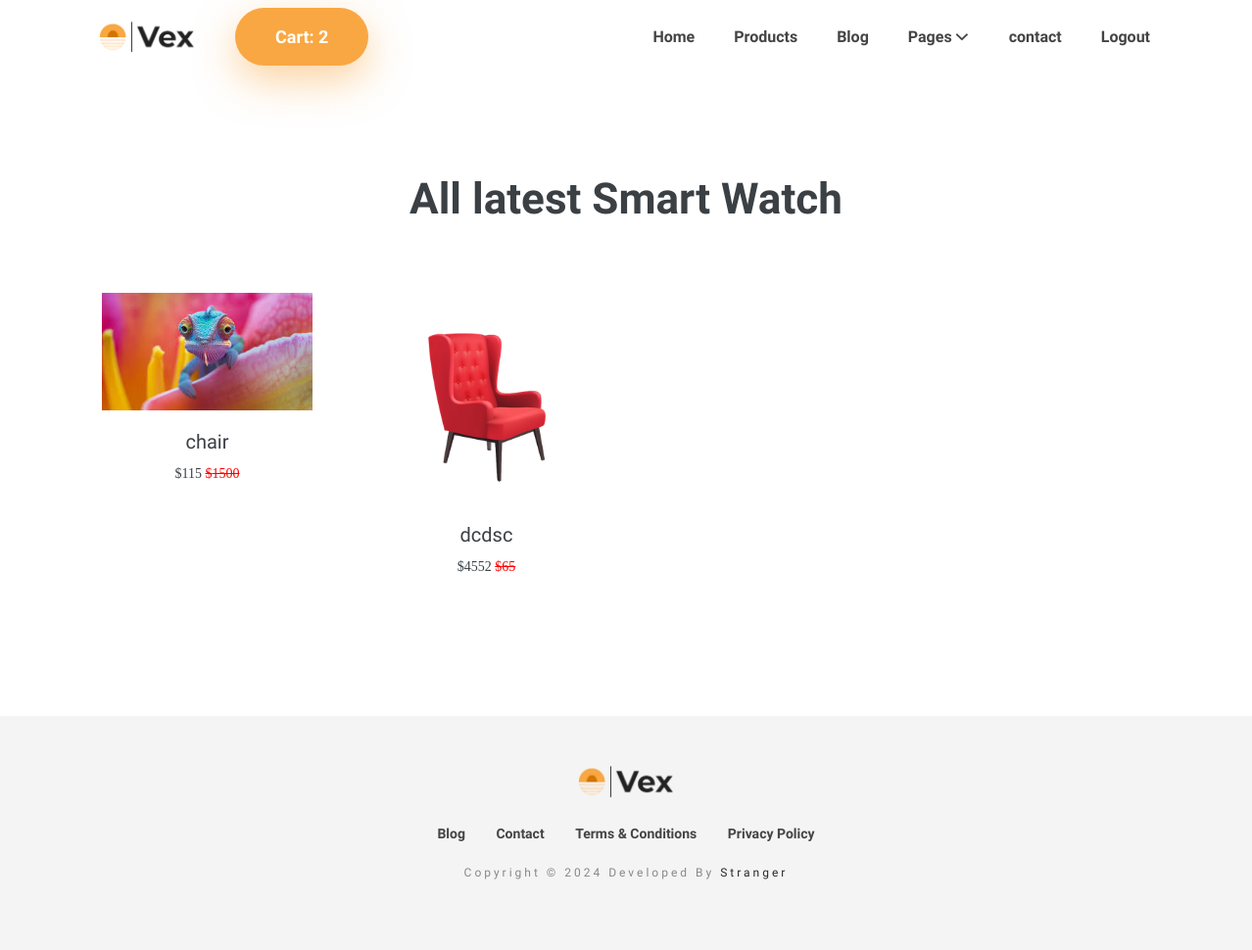
/products (signed in), run on the app's committed database.
### shop/models.py (models this page shows, shortened)
class Products(models.Model):
    name = models.CharField(max_length=550)
    desp = models.TextField()
    orgianal_price = models.IntegerField()
    discount_price = models.IntegerField()
    id = models.CharField(max_length=50,default=uuid.uuid4,primary_key=True,editable=False)
    colors = models.ManyToManyField("shop.Colors")
    size = MultiSelectField(choices=SizeChoice,max_length=255,default=SizeChoice.medium)
    image1 = models.ImageField(upload_to="product_images/",default="watch.png")
    image2 = models.ImageField(upload_to="product_images/",null=True,blank=True)
    image3 = models.ImageField(upload_to="product_images/",null=True,blank=True)
    image4 = models.ImageField(upload_to="product_images/",null=True,blank=True)

### shop/views.py (the view)
# urls.py: path("products",views.products,name="products"),
def products(request):
    cart_items = Cart.objects.filter(user=request.user)
    total_item = 0
    for product in cart_items:
        total_item += product.quantity
    all_products = Products.objects.all()
    context = {
        "products":all_products,
        "total_item":total_item
    }
    return render(request,"products.html",context)

### templates/products.html (shortened to what this page needs)
{% extends "layout_a.html" %}
{% load static %}
{% block content %}
<body id="body">
<section class="section gallery">
  <div class="container">
    <div class="row">
      <div class="col-12 text-center mb-5">
        <h1 class="font-weight-bold">All latest Smart Watch</h1>
      </div>
      {% for product in products  %}
      <div class="col-lg-3 col-md-4 col-sm-6 mb-4">
        <div class="block">
        </div>
        <div class="product-info">
        <h4 class="mb-2"><a href="product-details.html" class="link-title">{{  product.name }}</a></h4>
        <p class="price">${{ product.discount_price }}
          <s class="price">${{ product.orgianal_price }}</s>
          </p>
        </div>
      </div>
      {% endfor %}
    </div>
  </div>
</section>
{% endblock content %}

### static/css/style.css (style rules this page uses)
html { overflow-x: hidden; }
body { font-size: 14px; font-weight: 300; line-height: 25px; color: #3b4045; font-family: "Josefin Sans", sans-serif; -webkit-font-smoothing: antialiased; }
h1, h2, h3, h4, h5, h6 { font-weight: 300; margin: 0px; }
h1, .h1 { font-size: 44px; line-height: 56px; }
h4, .h4 { font-size: 20px; line-height: 24px; font-weight: 400; }
p { font-size: 18px; line-height: 25px; }
a { transition: all 0.2s ease-in-out 0s; }
a, a:active, a:focus, a:active { text-decoration: none; }
.section { padding: 100px 0; }
.text-center { text-align: center; }
.gallery { padding-bottom: 100px; }
.gallery .block { padding: 20px; position: relative; }
p.price { font-size: 30px; font-family: "Droid Serif", serif; }
s.price { color: red; font-size: 25px; font-family: "Droid Serif", serif; }
.product-info { text-align: center; }
.product-info .price { font-size: 100%; }
.link-title { color: inherit; text-decoration: none !important; }

### data on the page
Products: name "chair", discount_price "115", orgianal_price "1500"
Products: name "dcdsc", discount_price "4552", orgianal_price "65"

### other printed values
{{ total_item }} "2"
